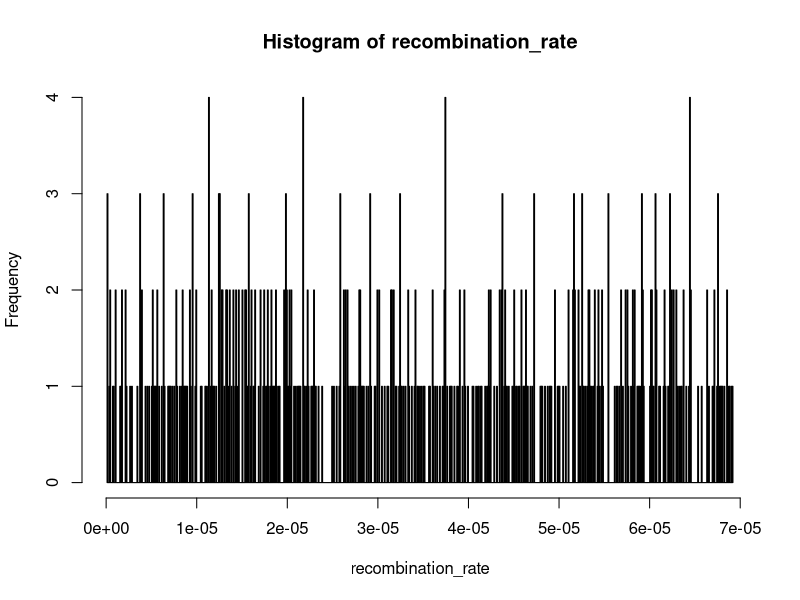
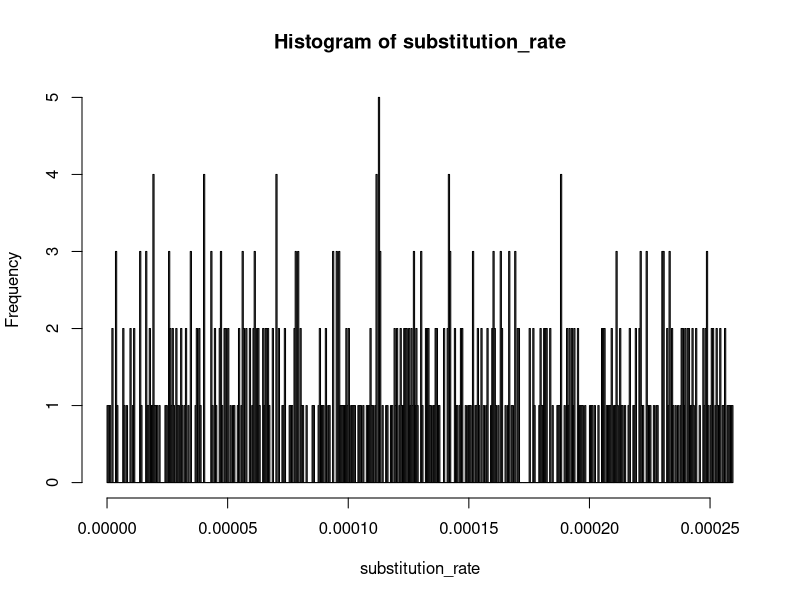
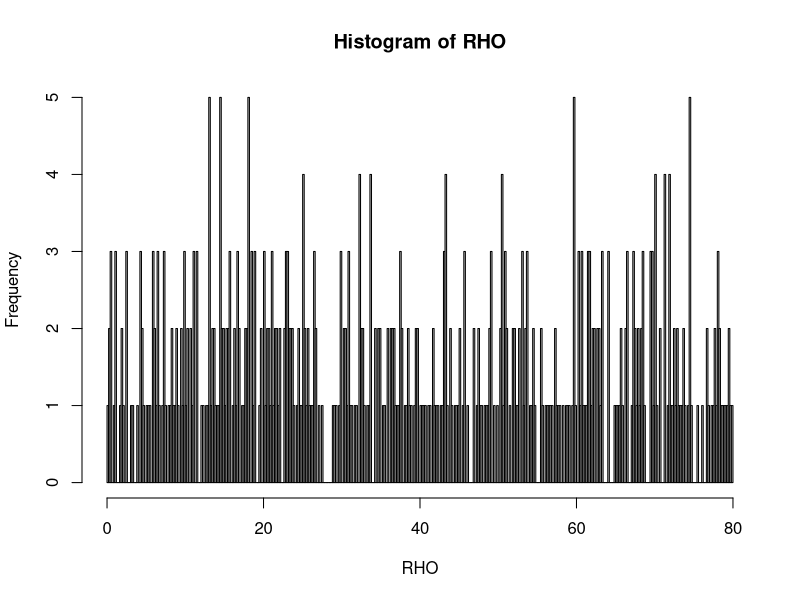
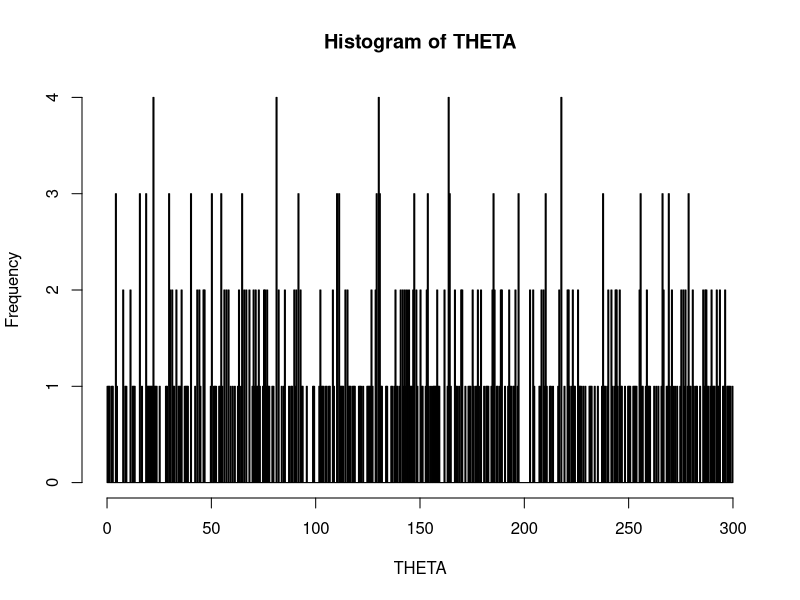

Generate these figures, in order, with R:
# R script to apply priors and make executable files "ProteinEvolverABC_Phase3.sh" and "ProteinEvolverABC_arguments.txt" for ProteinEvolverProtABC2.0.0
# By Miguel Arenas
# 2020
# 

## Distributions included ##
# fix			# A value is fixed	(integer or non integer)			# v <- 2 
# sample		# Sample (integer): lowest highest 						# v <- sample(0:23,1,replace=T)
# unif			# Uniform (non integer): lowest highest; t truncated	# v <- runif(1,0.1,0.9) // v <- runif(1,0.1,0.9) + t
# norm			# Normal: mean, sd; t truncated							# v <- rnorm(1,0.9,0.1) // v <- rnorm(1,0.9,0.1) + t
# exp			# Exponential: rate; t truncated						# v <- rexp(1,0.4) // v <- rexp(1,0.4) + t
# gamma			# Gamma: shape, rate (1/scale); t truncated				# v <- rgamma(1,0.3,0.4) // v <- rgamma(1,0.3,0.4) + t
# beta			# Beta: shape1, shape2 (1/scale); t truncated			# v <- rbeta(1,0.3,0.4) // v <- rbeta(1,0.3,0.4) + t
# dirichlet		# Dirichlet: alpha (vector)								# v <- rdirichlet(1, c(1,1,1,1))

# Load libraries
suppressPackageStartupMessages(library(lattice))
suppressPackageStartupMessages(library(MCMCpack))
suppressPackageStartupMessages(library(ape))
suppressPackageStartupMessages(library(graphics))

unlink ("./ProteinEvolverABC_arguments.txt", recursive = FALSE)
unlink ("./ProteinEvolverABC_Pop_arguments.txt", recursive = FALSE)
unlink ("./ProteinEvolverABC_Phase3.sh", recursive = FALSE)
##### GENERAL SETTINGS #####
NumberReplicates <- 500

recombination_rate <- numeric(NumberReplicates)
substitution_rate <- numeric(NumberReplicates)
RHO <- numeric(NumberReplicates)
THETA <- numeric(NumberReplicates)


##### PARAMETERS FOR THE ENTIRE PROTEIN are directly specified in the print file #####

### COALESCENT SIMULATIONS ###
# ./ProteinEvolverProtABC2.0.0 -n1 -s8 765 -e1000 2 -r2.0e-06 -u5.6e-05 -@JTT -c1 1 0 -y1 -:1
# ./ProteinEvolverProtABC2.0.0 -n2 -s8 150 -e1000 2 -=4 1995 1 1 2003 4 6 1997 2 3 2001 7 8 -/1200 -g1 3 1000 1250 1000 1300 1550 2000 1560 1000 3000 -q1 4 2 2 3 1 -t3 100 800 0.002 0.001 0.003 -%1 1 2 10000 -r2.3e-6 -o0.1 -u4.1e-5 -f20 0.04 0.06 0.05 0.05 0.08 0.02 0.05 0.05 0.03 0.07 0.04 0.06 0.05 0.05 0.05 0.05 0.05 0.05 0.04 0.06 -@WAG -a0.7 -i0.52 -bsequences -c1 1 0 -y1 -:1

##### PARAMETERS FOR EACH SIMULATION #####

ThisReplicate<-0
while (ThisReplicate < NumberReplicates)
	{
	ThisReplicate<-ThisReplicate+1

	SampleSize_SequenceLength_print <- paste (" -s11 289",sep="")
	DatedTips_print <- paste ("",sep="")
	DemogPeriods_print <- paste ("",sep="")
	DemogPeriodsNcte_print <- paste ("",sep="")
	DemogPeriodsNvar_print <- paste ("",sep="")
	Migrationmodel_print <- paste ("",sep="")
	MigrationRate_print <- paste ("",sep="")
	ConvDemes_print <- paste ("",sep="")
	Hap_Dip <- paste (" 2",sep="")
	PopSize <- 1000				# unif or fix
	PopSize_Hap_Dip_print <- paste (" -e",PopSize,Hap_Dip,sep="")
	GenTime_print <- paste ("",sep="")
	GrowthRate_print <- paste ("",sep="")
	outgroup_print <- paste ("",sep="")
	HomogRec <- runif(1,0,6.92e-5)		# fix, unif, norm(t), exp(t), gamma(t), beta(t)
	HomogRec_print <- paste (" -r",HomogRec,sep="")
	recombination_rate[ThisReplicate]<-HomogRec
	SubsRate <- runif(1,0,2.5952e-4)		# fix, unif, norm(t), exp(t), gamma(t), beta(t)
	SubsRate_print <- paste (" -u",SubsRate,sep="")
	substitution_rate[ThisReplicate]<-SubsRate

	AAFreqs1 <- c(0.05,0.05,0.05,0.05,0.05,0.05,0.05,0.05,0.05,0.05,0.05,0.05,0.05,0.05,0.05,0.05,0.05,0.05,0.05,0.05)		

	AAFreqs <- numeric(20)		
	AAFreqs[1] <- AAFreqs1[1]		
	AAFreqs[2] <- AAFreqs1[2]		
	AAFreqs[3] <- AAFreqs1[3]		
	AAFreqs[4] <- AAFreqs1[4]		
	AAFreqs[5] <- AAFreqs1[5]		
	AAFreqs[6] <- AAFreqs1[6]		
	AAFreqs[7] <- AAFreqs1[7]		
	AAFreqs[8] <- AAFreqs1[8]		
	AAFreqs[9] <- AAFreqs1[9]		
	AAFreqs[10] <- AAFreqs1[10]		
	AAFreqs[11] <- AAFreqs1[11]		
	AAFreqs[12] <- AAFreqs1[12]		
	AAFreqs[13] <- AAFreqs1[13]		
	AAFreqs[14] <- AAFreqs1[14]		
	AAFreqs[15] <- AAFreqs1[15]		
	AAFreqs[16] <- AAFreqs1[16]		
	AAFreqs[17] <- AAFreqs1[17]		
	AAFreqs[18] <- AAFreqs1[18]		
	AAFreqs[19] <- AAFreqs1[19]		
	AAFreqs[20] <- AAFreqs1[20]		
	AminoacidFrequencies_print <- paste (" -f20 ",AAFreqs[1]," ",AAFreqs[2]," ",AAFreqs[3]," ",AAFreqs[4]," ",AAFreqs[5]," ",AAFreqs[6]," ",AAFreqs[7]," ",AAFreqs[8]," ",AAFreqs[9]," ",AAFreqs[10]," ",AAFreqs[11]," ",AAFreqs[12]," ",AAFreqs[13]," ",AAFreqs[14]," ",AAFreqs[15]," ",AAFreqs[16]," ",AAFreqs[17]," ",AAFreqs[18]," ",AAFreqs[19]," ",AAFreqs[20],sep="")

	SubsModel_print <- paste (" -@","UserEAAMsites",sep="")
	AArateHetSites_print <- paste ("",sep="")
	AAPinv_print <- paste ("",sep="")


    ExecutionHeader <- paste ("-n1",SampleSize_SequenceLength_print,PopSize_Hap_Dip_print,DatedTips_print,GenTime_print,GrowthRate_print,DemogPeriods_print,DemogPeriodsNcte_print,DemogPeriodsNvar_print,Migrationmodel_print,MigrationRate_print,ConvDemes_print,HomogRec_print,SubsRate_print,outgroup_print,AminoacidFrequencies_print,SubsModel_print,AArateHetSites_print,AAPinv_print," -bsequences -xseqGMRCA -c1 1 0 -y0 -:",ThisReplicate,sep="")

	write(paste("",ExecutionHeader,"",sep=""),"./ProteinEvolverABC_arguments.txt",append=T)
	Rho_sim <- 2 * 2 * PopSize * HomogRec * 289 
	HomogRec_print_Pop <- paste (" -r",Rho_sim,sep="")

	Theta_sim <- 2 * 2 * PopSize * SubsRate * 289 
	SubsRate_print_pop <- paste (" -u",Theta_sim,sep="")
	RHO[ThisReplicate]<-Rho_sim
	THETA[ThisReplicate]<-Theta_sim
    ExecutionHeader_Pop <- paste ("-n1",SampleSize_SequenceLength_print,PopSize_Hap_Dip_print,DatedTips_print,GenTime_print,GrowthRate_print,DemogPeriods_print,DemogPeriodsNcte_print,DemogPeriodsNvar_print,Migrationmodel_print,MigrationRate_print,ConvDemes_print,HomogRec_print_Pop,SubsRate_print_pop,outgroup_print,AminoacidFrequencies_print,SubsModel_print,AArateHetSites_print,AAPinv_print," -bsequences -xseqGMRCA -c1 1 0 -y0 -:",ThisReplicate,sep="")

	write(paste("",ExecutionHeader_Pop,"",sep=""),"./ProteinEvolverABC_Pop_arguments.txt",append=T)

} # end replicates
	NumberOfProcessors <- 1
	NumberOfArguments <- 36
	bodyhereNew<-paste("cat \"./ProteinEvolverABC_arguments.txt\" | xargs -n ",NumberOfArguments," \"./bin/ProteinEvolverProtABC2.0.0\"",sep="")
	write(paste("",bodyhereNew,"",sep=""),"./ProteinEvolverABC_Phase3.sh",append=T)


# Printing prior distributions for Recombination and Substitution rates 

figureName1<-paste("./Histogram_PriorRecombination.pdf",sep="")
pdf(figureName1)
par(mfrow = c(1,1))

if (NumberReplicates < 1000)	{
	hist (recombination_rate, breaks=NumberReplicates)
	} else {
	hist (recombination_rate, breaks=1000)
	}
dev.off()

figureName2<-paste("./Histogram_PriorSubstitution.pdf",sep="")
pdf(figureName2)
par(mfrow = c(1,1))

if (NumberReplicates < 1000)	{
	hist (substitution_rate, breaks=NumberReplicates)
	} else {
	hist (substitution_rate, breaks=1000)
	}
dev.off()

figureName4<-paste("./Histogram_PriorRho.pdf",sep="")
pdf(figureName4)
par(mfrow = c(1,1))

if (NumberReplicates < 1000)	{
	hist (RHO, breaks=NumberReplicates)
	} else {
	hist (RHO, breaks=1000)
	}
dev.off()

figureName5<-paste("./Histogram_PriorTheta.pdf",sep="")
pdf(figureName5)
par(mfrow = c(1,1))

if (NumberReplicates < 1000)	{
	hist (THETA, breaks=NumberReplicates)
	} else {
	hist (THETA, breaks=1000)
	}
dev.off()
